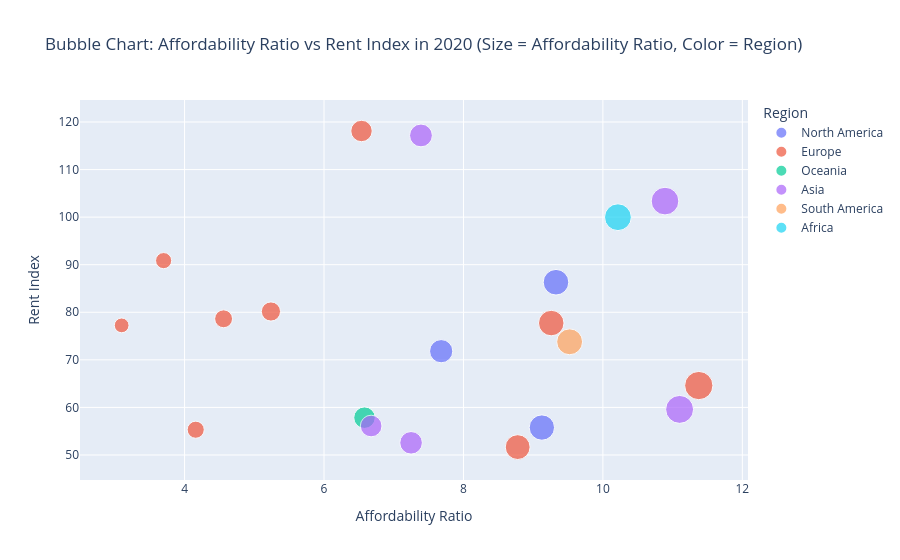

Write notebook code for a chart like this one.
### Markdown cell above
***Key Takeaway 2:*** While urbanization rates increased globally, indicating a shift toward city living, population growth remained relatively stable. This suggests that while cities attracted more people, overall population numbers were held back by factors like migration restrictions.

### Code cell
fig = px.scatter(
    df_2020,
    x='Affordability Ratio',
    y='Rent Index',
    color='Region',
    hover_data=['Country', 'Code'],
    size='Affordability Ratio',
    size_max=20,
    title='Bubble Chart: Affordability Ratio vs Rent Index in 2020 (Size = Affordability Ratio, Color = Region)'
)
plt.savefig('Raven_Shaw_FinalProject_AR_2020.jpg')
fig.show()

### Figure 1 — Plotly figure (JSON) as saved in the notebook; plotly's stock layout.template omitted (floating-point values rounded to 4 significant figures)
{"data": [{"customdata": [["USA", "USA"], ["Canada", "CAN"], ["Mexico", "MEX"]], "hovertemplate": "Region=North America<br>Affordability Ratio=%{marker.size}<br>Rent Index=%{y}<br>Country=%{customdata[0]}<br>Code=%{customdata[1]}<extra></extra>", "legendgroup": "North America", "marker": {"color": "#636efa", "size": [7.681, 9.327, 9.124], "sizemode": "area", "sizeref": 0.02844, "symbol": "circle"}, "mode": "markers", "name": "North America", "orientation": "v", "showlegend": true, "type": "scatter", "x": [7.681, 9.327, 9.124], "xaxis": "x", "y": [71.82, 86.32, 55.77], "yaxis": "y"}, {"customdata": [["UK", "GBR"], ["Germany", "DEU"], ["France", "FRA"], ["Italy", "ITA"], ["Spain", "ESP"], ["Russia", "RUS"], ["Netherlands", "NLD"], ["Sweden", "SWE"], ["Switzerland", "CHE"]], "hovertemplate": "Region=Europe<br>Affordability Ratio=%{marker.size}<br>Rent Index=%{y}<br>Country=%{customdata[0]}<br>Code=%{customdata[1]}<extra></extra>", "legendgroup": "Europe", "marker": {"color": "#EF553B", "size": [6.538, 4.56, 3.098, 3.7, 4.16, 5.238, 9.259, 8.778, 11.38], "sizemode": "area", "sizeref": 0.02844, "symbol": "circle"}, "mode": "markers", "name": "Europe", "orientation": "v", "showlegend": true, "type": "scatter", "x": [6.538, 4.56, 3.098, 3.7, 4.16, 5.238, 9.259, 8.778, 11.38], "xaxis": "x", "y": [118.1, 78.63, 77.24, 90.86, 55.31, 80.16, 77.73, 51.65, 64.6], "yaxis": "y"}, {"customdata": [["Australia", "AUS"]], "hovertemplate": "Region=Oceania<br>Affordability Ratio=%{marker.size}<br>Rent Index=%{y}<br>Country=%{customdata[0]}<br>Code=%{customdata[1]}<extra></extra>", "legendgroup": "Oceania", "marker": {"color": "#00cc96", "size": [6.581], "sizemode": "area", "sizeref": 0.02844, "symbol": "circle"}, "mode": "markers", "name": "Oceania", "orientation": "v", "showlegend": true, "type": "scatter", "x": [6.581], "xaxis": "x", "y": [57.84], "yaxis": "y"}, {"customdata": [["India", "IND"], ["China", "CHN"], ["Japan", "JPN"], ["South Korea", "PRK"], ["UAE", "ARE"]], "hovertemplate": "Region=Asia<br>Affordability Ratio=%{marker.size}<br>Rent Index=%{y}<br>Country=%{customdata[0]}<br>Code=%{customdata[1]}<extra></extra>", "legendgroup": "Asia", "marker": {"color": "#ab63fa", "size": [10.89, 7.249, 11.1, 6.676, 7.391], "sizemode": "area", "sizeref": 0.02844, "symbol": "circle"}, "mode": "markers", "name": "Asia", "orientation": "v", "showlegend": true, "type": "scatter", "x": [10.89, 7.249, 11.1, 6.676, 7.391], "xaxis": "x", "y": [103.4, 52.56, 59.58, 56.09, 117.2], "yaxis": "y"}, {"customdata": [["Brazil", "BRA"]], "hovertemplate": "Region=South America<br>Affordability Ratio=%{marker.size}<br>Rent Index=%{y}<br>Country=%{customdata[0]}<br>Code=%{customdata[1]}<extra></extra>", "legendgroup": "South America", "marker": {"color": "#FFA15A", "size": [9.523], "sizemode": "area", "sizeref": 0.02844, "symbol": "circle"}, "mode": "markers", "name": "South America", "orientation": "v", "showlegend": true, "type": "scatter", "x": [9.523], "xaxis": "x", "y": [73.79], "yaxis": "y"}, {"customdata": [["South Africa", "ZAF"]], "hovertemplate": "Region=Africa<br>Affordability Ratio=%{marker.size}<br>Rent Index=%{y}<br>Country=%{customdata[0]}<br>Code=%{customdata[1]}<extra></extra>", "legendgroup": "Africa", "marker": {"color": "#19d3f3", "size": [10.22], "sizemode": "area", "sizeref": 0.02844, "symbol": "circle"}, "mode": "markers", "name": "Africa", "orientation": "v", "showlegend": true, "type": "scatter", "x": [10.22], "xaxis": "x", "y": [99.99], "yaxis": "y"}], "layout": {"autosize": true, "legend": {"itemsizing": "constant", "title": {"text": "Region"}, "tracegroupgap": 0}, "title": {"text": "Bubble Chart: Affordability Ratio vs Rent Index in 2020 (Size = Affordability Ratio, Color = Region)"}, "xaxis": {"anchor": "y", "autorange": true, "domain": [0, 1], "range": [2.532, 12.02], "title": {"text": "Affordability Ratio"}, "type": "linear"}, "yaxis": {"anchor": "x", "autorange": true, "domain": [0, 1], "range": [40.48, 128.4], "title": {"text": "Rent Index"}, "type": "linear"}}}
